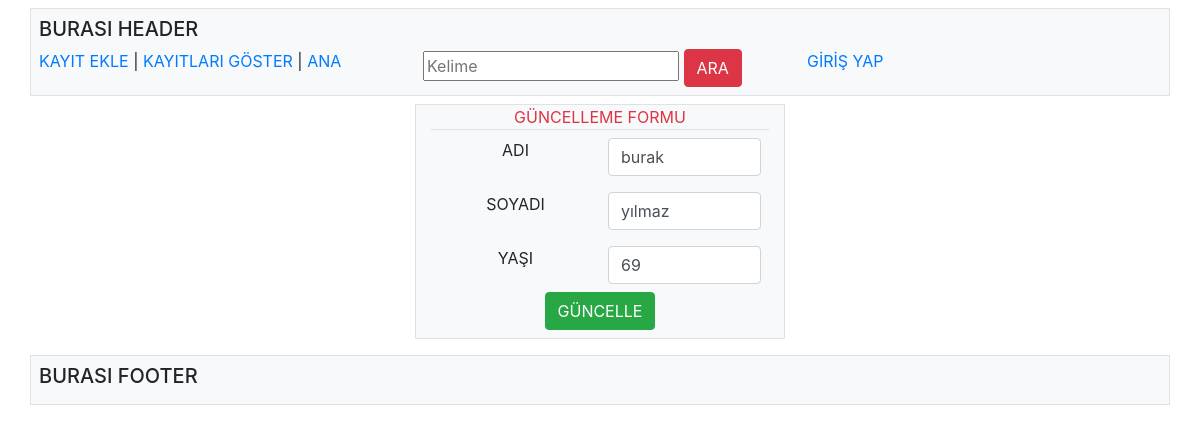
/mvcproje/kayit/kayitguncelle/27, run on the app's committed database.
### tables this page shows
CREATE TABLE IF NOT EXISTS `ogrenci` (
  `id` int(11) NOT NULL AUTO_INCREMENT,
  `ad` varchar(50) NOT NULL,
  `soyad` varchar(100) NOT NULL,
  `yas` varchar(3) NOT NULL,
  PRIMARY KEY (`id`)
);

### mvcproje/libs/View.php (called while the page is built)
<?php
class  View {
	public function goster ($dosyaad,$data=null,$yonlen=null) {
		require 'views/'.$dosyaad.'.php';
	}
}
?>

### mvcproje/controllers/kayit.php (called while the page is built, shortened)
<?php
class kayit extends Controller  {
	function kayitguncelle($id) {
	$sonuc=$this->model->listeleme("ogrenci","where id=".$id);
	$this->view->goster("form/guncelle",$sonuc);
	}
}
?>

### mvcproje/index.php (called while the page is built, shortened)
<?php
spl_autoload_register(function ($className)
{
	$dosyayolu=__DIR__.'/libs/'.$className.'.php';
});
require 'config/database.php';
$boots= new boots;
?>

### mvcproje/libs/Database.php (called while the page is built, shortened)
<?php
class Database extends PDO {
	function listele($tabloisim,$kosul=false) {
		if ($kosul==false) :
		$sorgum="select * from ".$tabloisim;
		else:
		$sorgum="select * from ".$tabloisim." ".$kosul;
		endif;
		$son=$this->prepare($sorgum);
		$son->execute();
		return $son->fetchAll();
	}
}
?>

### mvcproje/model/kayit_model.php (called while the page is built, shortened)
<?php
class kayit_model extends Model {
	function listeleme($tabload,$kosul) {
		return $this->db->listele($tabload,$kosul);
	}
}
?>

### mvcproje/libs/Controller.php (called while the page is built, shortened)
<?php
class  Controller {
	public function Modelyukle($name) {
		$yol='model/'.$name.'_model.php';
		if (file_exists($yol)) :
		$this->model= new $modelsinifName();
		endif;
	}
}
?>

### mvcproje/libs/Model.php (called while the page is built)
<?php
class  Model  {
	function __construct() {
		$this->db= new Database();
	}
}
?>

### mvcproje/views/form/guncelle.php (the view, shortened to what this page needs)
<?php require 'views/header.php'; ?>
 <div class="col-lg-12 text-center">
 <?php
 		   foreach ($data as $value) :
			  $ad=$value["ad"];
			  $soyad=$value["soyad"];
			  $yas=$value["yas"];
			   endforeach;
 ?>
    	<div class="row col-lg-4 mx-auto m-2 border bg-light">
        	   <div class="col-lg-12 border-bottom text-danger"> GÜNCELLEME FORMU</div>
        	<div class="col-lg-6 p-2">ADI </div>
       		 <div class="col-lg-6 p-2"><form action="<?php echo URL; ?>/kayit/guncelleson" method="post">
             <input type="text" name="ad"   class="form-control" value="<?php echo $ad; ?>"/> </div>
             <div class="col-lg-6 p-2">SOYADI </div>
       		 <div class="col-lg-6 p-2">
             <input type="text" name="soyad"   class="form-control" value="<?php echo $soyad; ?>"/> </div>
             <div class="col-lg-6 p-2">YAŞI </div>
       		 <div class="col-lg-6 p-2">
             <input type="text" name="yas"   class="form-control" value="<?php echo $yas; ?>"/>
              </div>
             <div class="col-lg-12"> <input type="submit" name="buton" value="GÜNCELLE"  class="btn btn-success mb-2"  /></div>
        </div>
  </div>
<?php require 'views/footer.php'; ?>

### data on the page
ogrenci: ad "burak", soyad "yılmaz", yas "69"
